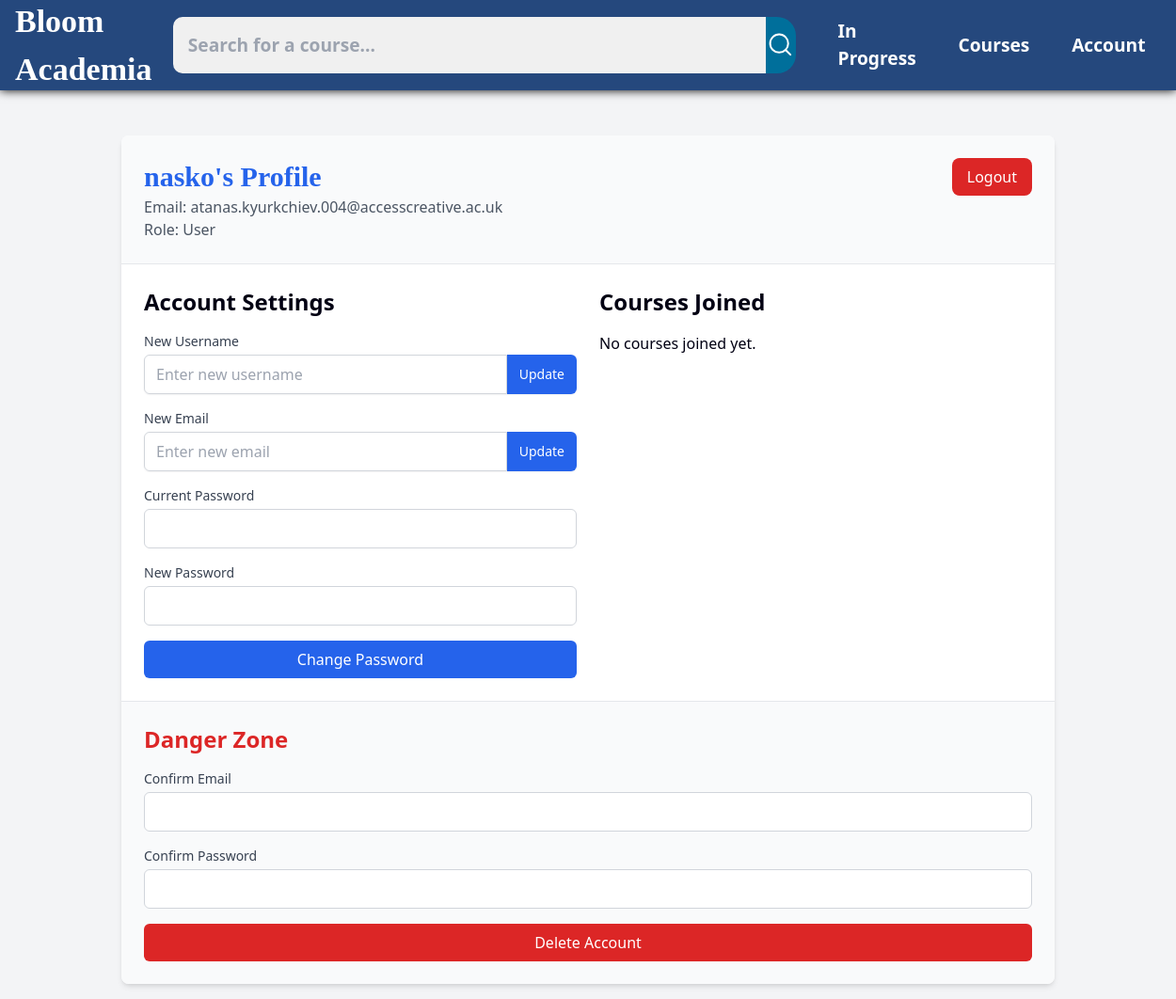
/profile (signed in), run on an earlier commit of the app's database.
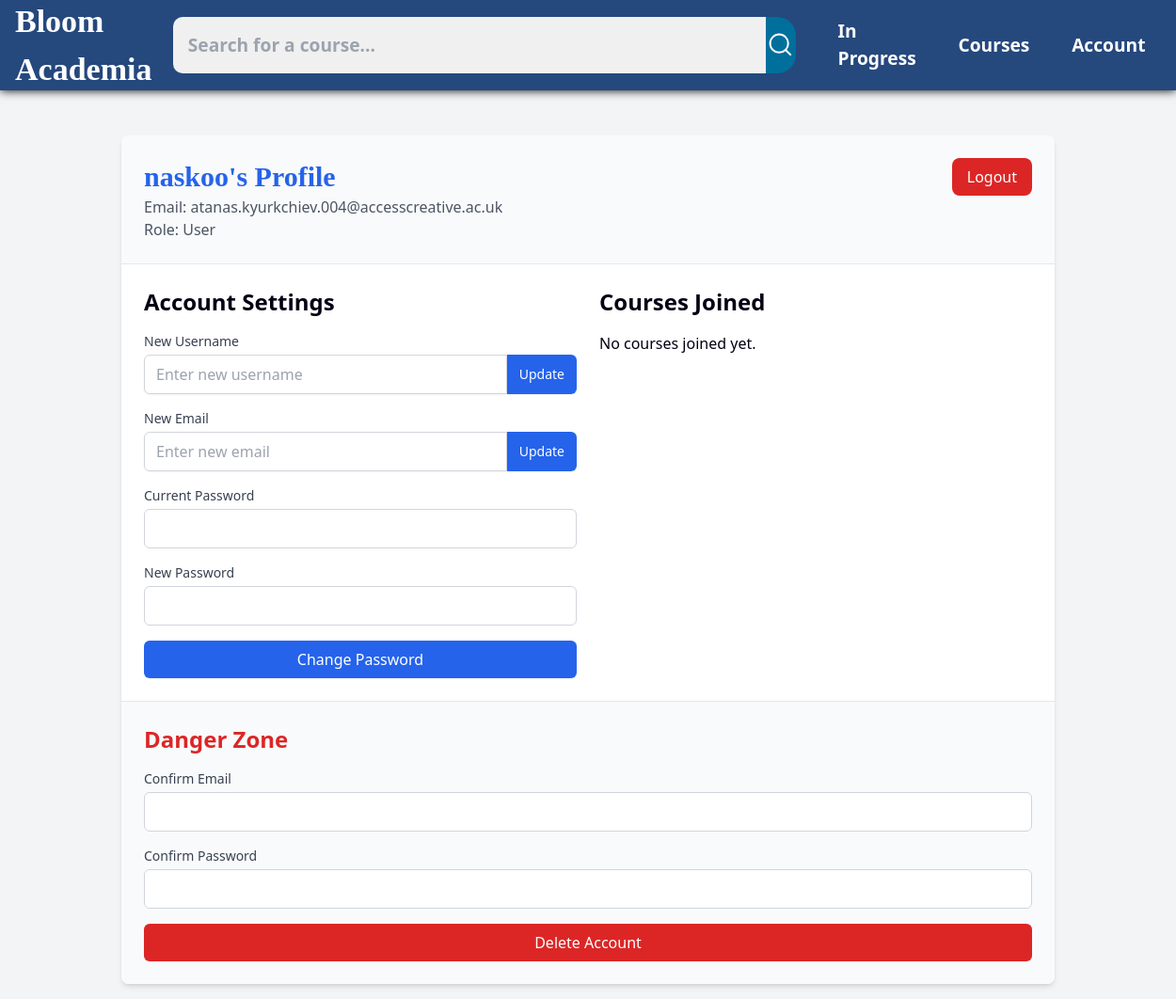
And on a later commit of the database.
### tables this page shows
CREATE TABLE users (uid INTEGER PRIMARY KEY AUTOINCREMENT, name TEXT NOT NULL, email TEXT UNIQUE, password TEXT NOT NULL, role TEXT DEFAULT 'User');

### app.py (the view, shortened to what this page needs)
@app.route('/profile')
def profile():
    if not session:
        return redirect(url_for('login'))
    user_id = session['user_id']
    with db.connect(db_path) as conn:
        user_profile = db.get_user_profile(conn, user_id)
        courses = db.get_user_courses(conn, user_id)
    name, email, role = user_profile
    updated_courses = []
    return render_template('profile.html', name=name, email=email, role=role, courses=updated_courses)

### modules/db_functions.py (called while the page is built)
def connect(db_path):
    return sqlite3.connect(db_path)

def get_user_profile(conn, user_id):
    c = conn.cursor()
    c.execute("SELECT name, email, role FROM users WHERE uid = ?", (user_id,))
    return c.fetchone()

def get_user_courses(conn, user_id):
    c = conn.cursor()
    c.execute("""
        SELECT courses.cname, courses.description, courses.course_image, courses.cid
        FROM courses
        JOIN course_users ON courses.cid = course_users.cid
        WHERE course_users.uid = ?
    """, (user_id,))
    return c.fetchall()

### templates/profile.html (shortened to what this page needs)
<!DOCTYPE html>
<html lang="en">
<head>
    <link rel="stylesheet" href="{{ url_for('static', filename='css/style.css') }}">
    <script src="https://cdn.tailwindcss.com?plugins=forms,typography"></script>
    <script src="https://cdn.tailwindcss.com"></script>
</head>
<body class="bg-gray-100">
  <header>
    <a href="{{ url_for('home') }}"><h1>Bloom Academia</h1></a>
    <nav>
        <form id="search-bar" class="nav-item" method="POST" action="{{ url_for('search_course') }}">
            <input id="search-bar-input" type="text" name="search-bar-input" placeholder="Search for a course...">
            <button id="search-bar-btn" type="submit" name="search-bar-btn">
            </button>
        </form>
        <a class="nav-item" href="{{ url_for('profile') }}">In Progress</a>
        <a class="nav-item" href="{{ url_for('list_courses') }}">Courses</a>
        {% if name %}
            <a class="nav-item" href="{{ url_for('profile') }}">Account</a>
        {% else %}
            <a class="nav-item" href="{{ 'login' }}">Login</a>
        {% endif %}
    </nav>
</header>
    <div class="container mx-auto mt-8 p-4">
        <div class="bg-white rounded-lg shadow-md overflow-hidden">
            <div class="p-6 bg-gray-50 border-b">
                <div class="flex justify-between items-center">
                    <h1 class="text-3xl font-bold
                    {% if role == 'Admin' %}
                        text-red-600
                    {% elif role == 'User' %}
                        text-blue-600
                    {% elif role == 'Author' %}
                        text-green-600
                    {% endif %}">
                        {{ name }}'s Profile
                    </h1>
                    <button class="bg-red-600 text-white px-4 py-2 rounded-lg hover:bg-red-700">
                        <a href="{{ url_for('logout') }}">Logout</a>
                    </button>
                </div>
                <p class="text-gray-600">Email: {{ email }}</p>
                <p class="text-gray-600">Role: {{ role }}</p>
            </div>
            <div class="p-6 grid grid-cols-1 md:grid-cols-2 gap-6">
                <div>
                    <h2 class="text-2xl font-semibold mb-4">Account Settings</h2>
                    <form action="{{ url_for('change_username') }}" method="post" class="mb-4">
                        <label for="new-username" class="block text-sm font-medium text-gray-700">New Username</label>
                        <div class="mt-1 flex rounded-md shadow-sm">
                            <input type="text" id="new-username" name="new-username" class="flex-1 min-w-0 block w-full px-3 py-2 rounded-l-md border border-gray-300 focus:ring-blue-500 focus:border-blue-500" placeholder="Enter new username">
                            <button type="submit" class="inline-flex items-center px-3 py-2 border border-transparent text-sm leading-4 font-medium rounded-r-md text-white bg-blue-600 hover:bg-blue-700 focus:outline-none focus:ring-2 focus:ring-offset-2 focus:ring-blue-500">
                                Update
                            </button>
                        </div>
                    </form>
                    <form action="{{ url_for('change_email') }}" method="post" class="mb-4">
                        <label for="new-email" class="block text-sm font-medium text-gray-700">New Email</label>
                        <div class="mt-1 flex rounded-md shadow-sm">
                            <input type="email" id="new-email" name="new-email" class="flex-1 min-w-0 block w-full px-3 py-2 rounded-l-md border border-gray-300 focus:ring-blue-500 focus:border-blue-500" placeholder="Enter new email">
                            <button type="submit" class="inline-flex items-center px-3 py-2 border border-transparent text-sm leading-4 font-medium rounded-r-md text-white bg-blue-600 hover:bg-blue-700 focus:outline-none focus:ring-2 focus:ring-offset-2 focus:ring-blue-500">
                                Update
                            </button>
                        </div>
                    </form>
                    <form action="{{ url_for('change_password') }}" method="post">
                        <label for="current-password" class="block text-sm font-medium text-gray-700">Current Password</label>
                        <input type="password" id="current-password" name="current-password" class="mt-1 block w-full px-3 py-2 rounded-md border border-gray-300 focus:ring-blue-500 focus:border-blue-500" required>
                        <label for="new-password" class="block mt-4 text-sm font-medium text-gray-700">New Password</label>
                        <input type="password" id="new-password" name="new-password" class="mt-1 block w-full px-3 py-2 rounded-md border border-gray-300 focus:ring-blue-500 focus:border-blue-500" required>
                        <button type="submit" class="mt-4 w-full bg-blue-600 text-white py-2 px-4 rounded-md hover:bg-blue-700 transition duration-300">
                            Change Password
                        </button>
                    </form>
                </div>
                <div>
                    <h2 class="text-2xl font-semibold mb-4">Courses Joined</h2>
                    <ul class="space-y-4">
                        {% for course in courses %}
                        <li class="flex items-start">
                            <img alt="{{ course[0] }}" class="h-12 w-12 mr-4 rounded-full object-cover" />
                            <div>
                                <h4 class="font-bold">{{ course[0] }}</h4>
                                <p class="text-gray-600">{{ course[1] }}</p>
                            </div>
                        </li>
                        {% else %}
                        <li>No courses joined yet.</li>
                        {% endfor %}
                    </ul>
                </div>
            </div>
            <div class="p-6 bg-gray-50 border-t">
                <h2 class="text-2xl font-semibold text-red-600 mb-4">Danger Zone</h2>
                <form action="{{ url_for('delete_account') }}" method="post" class="space-y-4">
                    <div>
                        <label for="delete-account-email" class="block text-sm font-medium text-gray-700">Confirm Email</label>
                        <input type="email" id="delete-account-email" name="delete-account-email" class="mt-1 block w-full px-3 py-2 rounded-md border border-gray-300 focus:ring-red-500 focus:border-red-500" required>
                    </div>
                    <div>
                        <label for="delete-account-password" class="block text-sm font-medium text-gray-700">Confirm Password</label>
                        <input type="password" id="delete-account-password" name="delete-account-password" class="mt-1 block w-full px-3 py-2 rounded-md border border-gray-300 focus:ring-red-500 focus:border-red-500" required>
                    </div>
                    <button type="submit" class="w-full bg-red-600 text-white py-2 px-4 rounded-md hover:bg-red-700 transition duration-300">Delete Account</button>
                </form>
            </div>
        </div>
    </div>
</body>
</html>

### static/css/style.css (style rules this page uses)
* { padding: 0; margin: 0; box-sizing: border-box; }
a { text-decoration: none; }
html, body { height: 100%; width: 100%; }
body { background-color: var(--bg); color: var(--text); background-image: url("root/static/images/wave-haikei.png"); color: #020113; font-family: 'Segoe UI', Tahoma, Geneva, Verdana, sans-serif; }
p { color: black; }
header { height: 10%; width: 100%; display: flex; align-items: center; justify-content: space-around; padding: 3rem 1rem; box-shadow: 0 0 10px 0 black; background-color: #25487D; }
header h1 { font-size: 2.125rem !important; font-weight: 600 !important; }
nav { display: flex; flex-direction: row; align-items: center; justify-content: space-evenly; }
nav a { color: var(--secondary); }
nav .nav-item { margin: 0 1.4rem; color: white; font-weight: bold; font-size: larger; }
#search-bar { display: flex; flex-direction: row; }
#search-bar-input { padding: 1rem; padding-right: 20rem; border: none; border-radius: 10px 0 0 10px; background-color: #f0f0f0; }
#search-bar-btn { display: flex; align-items: center; border: none; border-radius: 0 20px 20px 0; background-color: var(--secondary); transition: 0.5s; cursor: pointer; }
h1 { color: white; font-family: ui-monospace; }
ul { list-style-type: none; justify-content: space-around; }

What changed in the data, as far as the page shows it:
changed users "atanas.kyurkchiev.004@accesscreative.ac.uk": name "nasko" → "naskoo"
